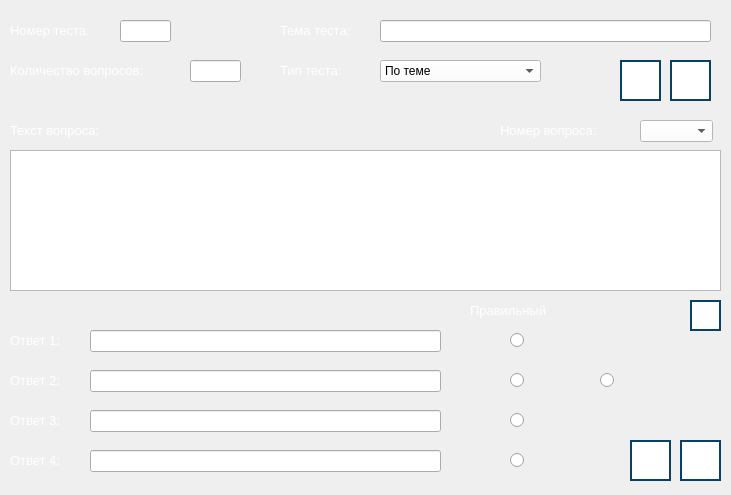
<?xml version="1.0" encoding="UTF-8"?>
<ui version="4.0">
 <class>CreateTestWindow</class>
 <widget class="QDialog" name="CreateTestWindow">
  <property name="geometry">
   <rect>
    <x>0</x>
    <y>0</y>
    <width>731</width>
    <height>495</height>
   </rect>
  </property>
  <property name="windowTitle">
   <string>Создание нового теста - RayTracing</string>
  </property>
  <widget class="QLabel" name="label_number">
   <property name="geometry">
    <rect>
     <x>10</x>
     <y>20</y>
     <width>111</width>
     <height>21</height>
    </rect>
   </property>
   <property name="text">
    <string>&lt;html&gt;&lt;head/&gt;&lt;body&gt;&lt;p&gt;&lt;span style=&quot; font-size:10pt; color:#ffffff;&quot;&gt;Номер теста:&lt;/span&gt;&lt;/p&gt;&lt;/body&gt;&lt;/html&gt;</string>
   </property>
  </widget>
  <widget class="QLineEdit" name="text_number">
   <property name="geometry">
    <rect>
     <x>120</x>
     <y>20</y>
     <width>51</width>
     <height>22</height>
    </rect>
   </property>
  </widget>
  <widget class="QLineEdit" name="text_theme">
   <property name="geometry">
    <rect>
     <x>380</x>
     <y>20</y>
     <width>331</width>
     <height>22</height>
    </rect>
   </property>
  </widget>
  <widget class="QLabel" name="label_theme">
   <property name="geometry">
    <rect>
     <x>280</x>
     <y>20</y>
     <width>101</width>
     <height>21</height>
    </rect>
   </property>
   <property name="text">
    <string>&lt;html&gt;&lt;head/&gt;&lt;body&gt;&lt;p&gt;&lt;span style=&quot; font-size:10pt; color:#ffffff;&quot;&gt;Тема теста:&lt;/span&gt;&lt;/p&gt;&lt;/body&gt;&lt;/html&gt;</string>
   </property>
  </widget>
  <widget class="QTextEdit" name="text_question">
   <property name="geometry">
    <rect>
     <x>10</x>
     <y>150</y>
     <width>711</width>
     <height>141</height>
    </rect>
   </property>
  </widget>
  <widget class="QLabel" name="label_text_question">
   <property name="geometry">
    <rect>
     <x>10</x>
     <y>120</y>
     <width>131</width>
     <height>21</height>
    </rect>
   </property>
   <property name="text">
    <string>&lt;html&gt;&lt;head/&gt;&lt;body&gt;&lt;p&gt;&lt;span style=&quot; font-size:10pt; color:#ffffff;&quot;&gt;Текст вопроса:&lt;/span&gt;&lt;/p&gt;&lt;/body&gt;&lt;/html&gt;</string>
   </property>
  </widget>
  <widget class="QLineEdit" name="text_num_question">
   <property name="geometry">
    <rect>
     <x>190</x>
     <y>60</y>
     <width>51</width>
     <height>22</height>
    </rect>
   </property>
  </widget>
  <widget class="QLabel" name="label_num_question">
   <property name="geometry">
    <rect>
     <x>10</x>
     <y>60</y>
     <width>181</width>
     <height>21</height>
    </rect>
   </property>
   <property name="text">
    <string>&lt;html&gt;&lt;head/&gt;&lt;body&gt;&lt;p&gt;&lt;span style=&quot; font-size:10pt; color:#ffffff;&quot;&gt;Количество вопросов:&lt;/span&gt;&lt;/p&gt;&lt;/body&gt;&lt;/html&gt;</string>
   </property>
  </widget>
  <widget class="QLabel" name="label_num_question_2">
   <property name="geometry">
    <rect>
     <x>500</x>
     <y>120</y>
     <width>131</width>
     <height>21</height>
    </rect>
   </property>
   <property name="text">
    <string>&lt;html&gt;&lt;head/&gt;&lt;body&gt;&lt;p&gt;&lt;span style=&quot; font-size:10pt; color:#ffffff;&quot;&gt;Номер вопроса:&lt;/span&gt;&lt;/p&gt;&lt;/body&gt;&lt;/html&gt;</string>
   </property>
  </widget>
  <widget class="QComboBox" name="comboBox_numbers">
   <property name="geometry">
    <rect>
     <x>640</x>
     <y>120</y>
     <width>73</width>
     <height>22</height>
    </rect>
   </property>
   <property name="styleSheet">
    <string notr="true">background-color: rgb(255, 255, 255);
color: rgb(0, 0, 0);
</string>
   </property>
  </widget>
  <widget class="QLineEdit" name="text_answer_1">
   <property name="geometry">
    <rect>
     <x>90</x>
     <y>330</y>
     <width>351</width>
     <height>22</height>
    </rect>
   </property>
  </widget>
  <widget class="QLabel" name="label_answer_1">
   <property name="geometry">
    <rect>
     <x>10</x>
     <y>330</y>
     <width>81</width>
     <height>21</height>
    </rect>
   </property>
   <property name="text">
    <string>&lt;html&gt;&lt;head/&gt;&lt;body&gt;&lt;p&gt;&lt;span style=&quot; font-size:10pt; color:#ffffff;&quot;&gt;Ответ 1:&lt;/span&gt;&lt;/p&gt;&lt;/body&gt;&lt;/html&gt;</string>
   </property>
  </widget>
  <widget class="QLabel" name="label_answer_2">
   <property name="geometry">
    <rect>
     <x>10</x>
     <y>370</y>
     <width>81</width>
     <height>21</height>
    </rect>
   </property>
   <property name="text">
    <string>&lt;html&gt;&lt;head/&gt;&lt;body&gt;&lt;p&gt;&lt;span style=&quot; font-size:10pt; color:#ffffff;&quot;&gt;Ответ 2:&lt;/span&gt;&lt;/p&gt;&lt;/body&gt;&lt;/html&gt;</string>
   </property>
  </widget>
  <widget class="QLineEdit" name="text_answer_2">
   <property name="geometry">
    <rect>
     <x>90</x>
     <y>370</y>
     <width>351</width>
     <height>22</height>
    </rect>
   </property>
  </widget>
  <widget class="QLabel" name="label_answer_3">
   <property name="geometry">
    <rect>
     <x>10</x>
     <y>410</y>
     <width>81</width>
     <height>21</height>
    </rect>
   </property>
   <property name="text">
    <string>&lt;html&gt;&lt;head/&gt;&lt;body&gt;&lt;p&gt;&lt;span style=&quot; font-size:10pt; color:#ffffff;&quot;&gt;Ответ 3:&lt;/span&gt;&lt;/p&gt;&lt;/body&gt;&lt;/html&gt;</string>
   </property>
  </widget>
  <widget class="QLineEdit" name="text_answer_3">
   <property name="geometry">
    <rect>
     <x>90</x>
     <y>410</y>
     <width>351</width>
     <height>22</height>
    </rect>
   </property>
  </widget>
  <widget class="QLabel" name="label_answer_4">
   <property name="geometry">
    <rect>
     <x>10</x>
     <y>450</y>
     <width>81</width>
     <height>21</height>
    </rect>
   </property>
   <property name="text">
    <string>&lt;html&gt;&lt;head/&gt;&lt;body&gt;&lt;p&gt;&lt;span style=&quot; font-size:10pt; color:#ffffff;&quot;&gt;Ответ 4:&lt;/span&gt;&lt;/p&gt;&lt;/body&gt;&lt;/html&gt;</string>
   </property>
  </widget>
  <widget class="QLineEdit" name="text_answer_4">
   <property name="geometry">
    <rect>
     <x>90</x>
     <y>450</y>
     <width>351</width>
     <height>22</height>
    </rect>
   </property>
  </widget>
  <widget class="QPushButton" name="button_help">
   <property name="geometry">
    <rect>
     <x>680</x>
     <y>440</y>
     <width>41</width>
     <height>41</height>
    </rect>
   </property>
   <property name="toolTip">
    <string>Получить справку</string>
   </property>
   <property name="styleSheet">
    <string notr="true">QPushButton {
    background-color: rgb(255, 255, 255);
    border: 2px solid #094065;
}

QPushButton:pressed {
    background-color:  rgb(118, 118, 118);
}
</string>
   </property>
   <property name="text">
    <string/>
   </property>
   <property name="icon">
    <iconset>
     <normaloff>images/help-button.png</normaloff>images/help-button.png</iconset>
   </property>
   <property name="iconSize">
    <size>
     <width>32</width>
     <height>32</height>
    </size>
   </property>
  </widget>
  <widget class="QPushButton" name="button_exit">
   <property name="geometry">
    <rect>
     <x>630</x>
     <y>440</y>
     <width>41</width>
     <height>41</height>
    </rect>
   </property>
   <property name="toolTip">
    <string>Выйти из режима создания теста</string>
   </property>
   <property name="styleSheet">
    <string notr="true">QPushButton {
    background-color: rgb(255, 255, 255);
    border: 2px solid #094065;
}

QPushButton:pressed {
    background-color:  rgb(118, 118, 118);
}
</string>
   </property>
   <property name="text">
    <string/>
   </property>
   <property name="icon">
    <iconset>
     <normaloff>images/exit-button.png</normaloff>images/exit-button.png</iconset>
   </property>
   <property name="iconSize">
    <size>
     <width>32</width>
     <height>32</height>
    </size>
   </property>
  </widget>
  <widget class="QPushButton" name="button_generation">
   <property name="geometry">
    <rect>
     <x>620</x>
     <y>60</y>
     <width>41</width>
     <height>41</height>
    </rect>
   </property>
   <property name="toolTip">
    <string>Сгенерировать атрибуты теста</string>
   </property>
   <property name="styleSheet">
    <string notr="true">QPushButton {
    background-color: rgb(255, 255, 255);
    border: 2px solid #094065;
}

QPushButton:pressed {
    background-color:  rgb(118, 118, 118);
}
</string>
   </property>
   <property name="text">
    <string/>
   </property>
   <property name="icon">
    <iconset>
     <normaloff>images/generation-attributes-button.png</normaloff>images/generation-attributes-button.png</iconset>
   </property>
   <property name="iconSize">
    <size>
     <width>32</width>
     <height>32</height>
    </size>
   </property>
  </widget>
  <widget class="QPushButton" name="button_add_test">
   <property name="geometry">
    <rect>
     <x>670</x>
     <y>60</y>
     <width>41</width>
     <height>41</height>
    </rect>
   </property>
   <property name="toolTip">
    <string>Добавить тему теста в базу</string>
   </property>
   <property name="styleSheet">
    <string notr="true">QPushButton {
    background-color: rgb(255, 255, 255);
    border: 2px solid #094065;
}

QPushButton:pressed {
    background-color:  rgb(118, 118, 118);
}
</string>
   </property>
   <property name="text">
    <string/>
   </property>
   <property name="icon">
    <iconset>
     <normaloff>images/add-test-button.png</normaloff>images/add-test-button.png</iconset>
   </property>
   <property name="iconSize">
    <size>
     <width>32</width>
     <height>32</height>
    </size>
   </property>
  </widget>
  <widget class="QPushButton" name="button_add_question">
   <property name="geometry">
    <rect>
     <x>690</x>
     <y>300</y>
     <width>31</width>
     <height>31</height>
    </rect>
   </property>
   <property name="toolTip">
    <string>Добавить вопрос в базу</string>
   </property>
   <property name="styleSheet">
    <string notr="true">QPushButton {
    background-color: rgb(255, 255, 255);
    border: 2px solid #094065;
}

QPushButton:pressed {
    background-color:  rgb(118, 118, 118);
}
</string>
   </property>
   <property name="text">
    <string/>
   </property>
   <property name="icon">
    <iconset>
     <normaloff>images/complete-button.png</normaloff>images/complete-button.png</iconset>
   </property>
   <property name="iconSize">
    <size>
     <width>40</width>
     <height>25</height>
    </size>
   </property>
  </widget>
  <widget class="QLabel" name="label_type">
   <property name="geometry">
    <rect>
     <x>280</x>
     <y>60</y>
     <width>91</width>
     <height>21</height>
    </rect>
   </property>
   <property name="text">
    <string>&lt;html&gt;&lt;head/&gt;&lt;body&gt;&lt;p&gt;&lt;span style=&quot; font-size:10pt; color:#ffffff;&quot;&gt;Тип теста:&lt;/span&gt;&lt;/p&gt;&lt;/body&gt;&lt;/html&gt;</string>
   </property>
  </widget>
  <widget class="QComboBox" name="comboBox_types">
   <property name="geometry">
    <rect>
     <x>380</x>
     <y>60</y>
     <width>161</width>
     <height>22</height>
    </rect>
   </property>
   <property name="styleSheet">
    <string notr="true">background-color: rgb(255, 255, 255);
color: rgb(0, 0, 0);
</string>
   </property>
   <item>
    <property name="text">
     <string>По теме</string>
    </property>
   </item>
   <item>
    <property name="text">
     <string>По разделу</string>
    </property>
   </item>
  </widget>
  <widget class="QLabel" name="label_answer_5">
   <property name="geometry">
    <rect>
     <x>470</x>
     <y>300</y>
     <width>101</width>
     <height>21</height>
    </rect>
   </property>
   <property name="text">
    <string>&lt;html&gt;&lt;head/&gt;&lt;body&gt;&lt;p&gt;&lt;span style=&quot; font-size:10pt; color:#ffffff;&quot;&gt;Правильный&lt;/span&gt;&lt;/p&gt;&lt;/body&gt;&lt;/html&gt;</string>
   </property>
  </widget>
  <widget class="QRadioButton" name="right_1">
   <property name="geometry">
    <rect>
     <x>510</x>
     <y>330</y>
     <width>21</width>
     <height>20</height>
    </rect>
   </property>
   <property name="text">
    <string/>
   </property>
  </widget>
  <widget class="QRadioButton" name="right_2">
   <property name="geometry">
    <rect>
     <x>510</x>
     <y>370</y>
     <width>21</width>
     <height>20</height>
    </rect>
   </property>
   <property name="text">
    <string/>
   </property>
  </widget>
  <widget class="QRadioButton" name="right_3">
   <property name="geometry">
    <rect>
     <x>510</x>
     <y>410</y>
     <width>21</width>
     <height>20</height>
    </rect>
   </property>
   <property name="text">
    <string/>
   </property>
  </widget>
  <widget class="QRadioButton" name="right_4">
   <property name="geometry">
    <rect>
     <x>510</x>
     <y>450</y>
     <width>21</width>
     <height>20</height>
    </rect>
   </property>
   <property name="text">
    <string/>
   </property>
  </widget>
  <widget class="QRadioButton" name="answer_null">
   <property name="geometry">
    <rect>
     <x>600</x>
     <y>370</y>
     <width>95</width>
     <height>20</height>
    </rect>
   </property>
   <property name="text">
    <string/>
   </property>
  </widget>
 </widget>
 <resources/>
 <connections/>
</ui>
